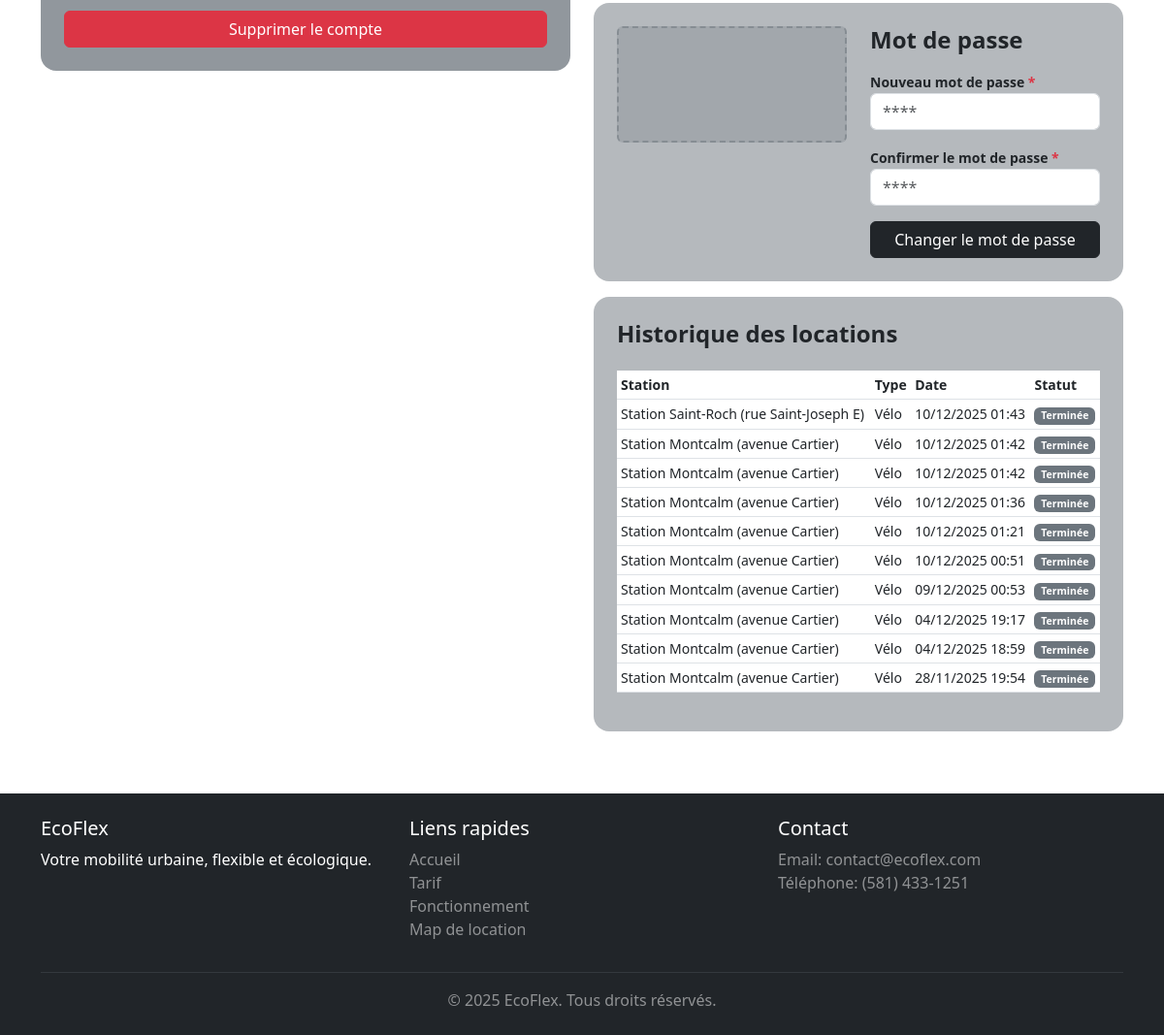
/profil/ (signed in, lower part), run on an earlier commit of the app's database.
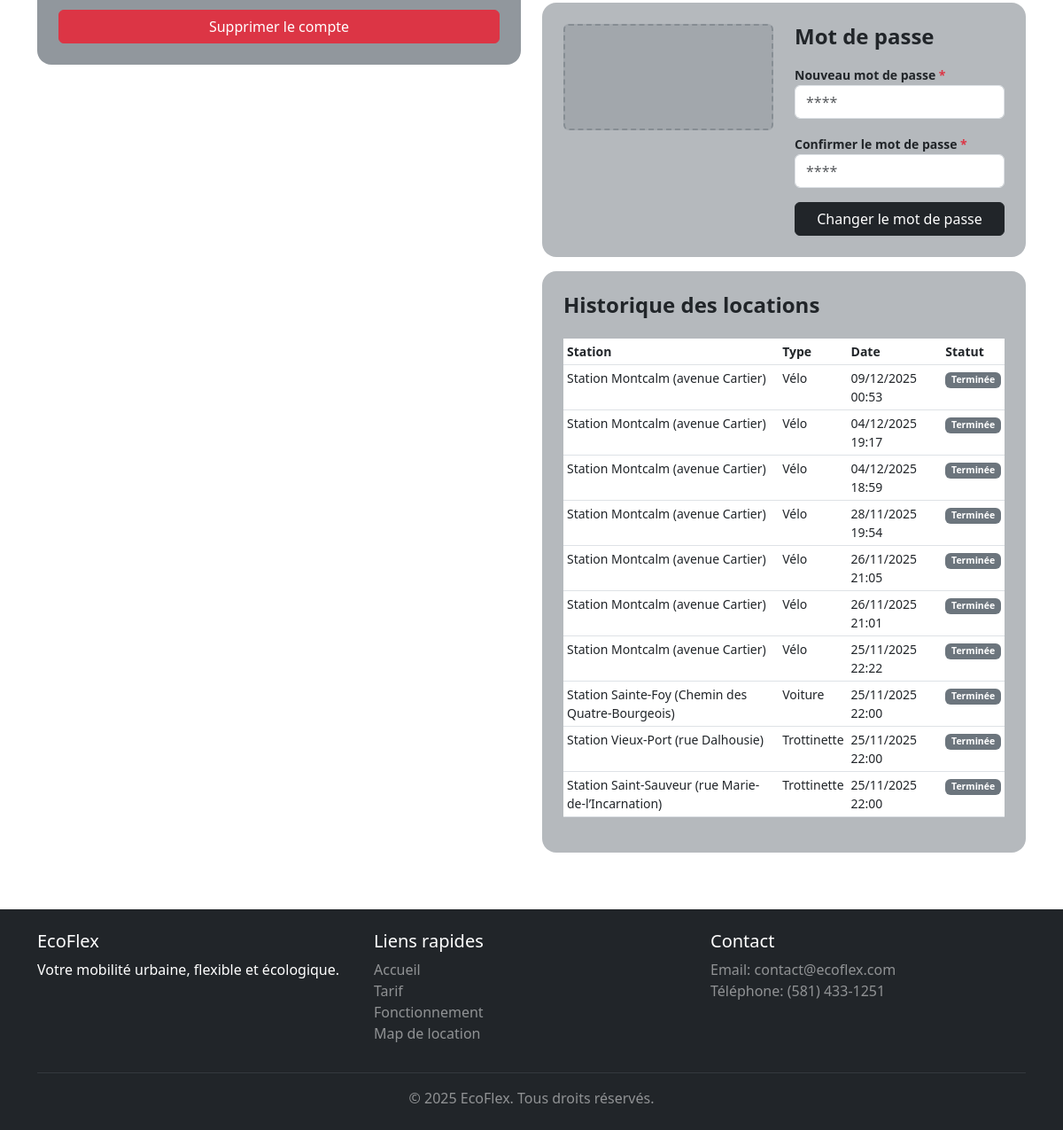
And on a later commit of the database.
### ecoflex/models.py (models this page shows, shortened)
class Location(models.Model):
    utilisateur = models.ForeignKey(settings.AUTH_USER_MODEL, on_delete=models.CASCADE, related_name='locations')
    station = models.ForeignKey(Station, on_delete=models.CASCADE, related_name='locations')
    date_location = models.DateTimeField(auto_now_add=True)
    date_retour = models.DateTimeField(null=True, blank=True)
    numero_permis_utilise = models.CharField(max_length=5)
    statut = models.CharField(
        max_length=20,
        choices=[
            ('en_cours', 'En cours'),
            ('terminee', 'Terminée'),
        ],
        default='en_cours'
    )
    class Meta:
        ordering = ['-date_location']
        verbose_name = 'Location'
        verbose_name_plural = 'Locations'

class Station(models.Model):
    TYPE_VEHICULE = [
        ("velo", "Vélo"),
        ("trottinette", "Trottinette"),
        ("voiture", "Voiture"),
    ]
    nom = models.CharField(max_length=100)
    latitude = models.FloatField()
    longitude = models.FloatField()
    type_vehicule = models.CharField(max_length=20, choices=TYPE_VEHICULE)
    capacite = models.PositiveIntegerField(default=0)
    actif = models.BooleanField(default=True)
    class Meta:
        verbose_name = "Station"
        verbose_name_plural = "Stations"

### ecoflex/views.py (the view)
# urls.py: path('profil/', views.profil, name='profil'),
def profil(request):
    if request.user.is_authenticated:
        dernieres_locations = Location.objects.filter(utilisateur=request.user).order_by('-date_location')[:10]
        now = timezone.now()
        return render(request, 'ecoflex/profil.html', {
            'dernieres_locations': dernieres_locations,
            'now': now
        })
    return render(request, 'ecoflex/profil.html')

### ecoflex/templates/ecoflex/profil.html (shortened to what this page needs)
{% extends 'base.html' %}
{% load static %}
{% block content %}
{% if user.is_authenticated %}
<div class="container my-4">
    <div class="row">
        <div class="col-md-6">
            <div class="bg-secondary bg-opacity-75 rounded-4 p-4">
                <button class="btn btn-danger w-100">Supprimer le compte</button>
            </div>
        </div>
        <div class="col-md-6">
            <div class="bg-secondary bg-opacity-50 rounded-4 p-4 mb-3">
                <div class="row">
                    <div class="col-6">
                        <div class="bg-secondary bg-opacity-25 border border-2 border-secondary border-opacity-50 rounded"
                            style="height: 120px; border-style: dashed !important;"></div>
                    </div>
                    <div class="col-6">
                        <h3 class="h4 fw-bold mb-3">Mot de passe</h3>
                        <div class="mb-3">
                            <label class="fw-semibold small">Nouveau mot de passe <span
                                    class="text-danger">*</span></label>
                            <input type="password" class="form-control" placeholder="****">
                        </div>
                        <div class="mb-3">
                            <label class="fw-semibold small">Confirmer le mot de passe <span
                                    class="text-danger">*</span></label>
                            <input type="password" class="form-control" placeholder="****">
                        </div>
                        <button class="btn btn-dark w-100">Changer le mot de passe</button>
                    </div>
                </div>
            </div>
            {% if not user.is_staff %}
            <div class="bg-secondary bg-opacity-50 rounded-4 p-4 mb-3">
                <h2 class="h4 fw-bold mb-4">Historique des locations</h2>
                {% if dernieres_locations %}
                    <div class="table-responsive">
                        <table class="table table-sm">
                            <thead>
                                <tr>
                                    <th class="small">Station</th>
                                    <th class="small">Type</th>
                                    <th class="small">Date</th>
                                    <th class="small">Statut</th>
                                </tr>
                            </thead>
                            <tbody>
                                {% for location in dernieres_locations %}
                                <tr>
                                    <td class="small">{{ location.station.nom }}</td>
                                    <td class="small">{{ location.station.get_type_vehicule_display }}</td>
                                    <td class="small">{{ location.date_location|date:"d/m/Y H:i" }}</td>
                                    <td class="small">
                                        {% if location.statut == 'en_cours' %}
                                            <span class="badge bg-success">En cours</span>
                                        {% else %}
                                            <span class="badge bg-secondary">Terminée</span>
                                        {% endif %}
                                    </td>
                                </tr>
                                {% endfor %}
                            </tbody>
                        </table>
                    </div>
                {% else %}
                    <p class="small text-muted text-center py-3">Aucune location enregistrée</p>
                {% endif %}
            </div>
            {% endif %}
        </div>
    </div>
</div>
{% endif %}
{% endblock %}

What changed in the data, as far as the page shows it:
removed Location: station.nom "Station Saint-Roch (rue Saint-Joseph E)", station.type_vehicule "Vélo", date_location "10/12/2025 01:43", statut "Terminée"
removed Location: station.nom "Station Montcalm (avenue Cartier)", station.type_vehicule "Vélo", date_location "10/12/2025 01:42", statut "Terminée"
removed Location: station.nom "Station Montcalm (avenue Cartier)", station.type_vehicule "Vélo", date_location "10/12/2025 01:42", statut "Terminée"
removed Location: station.nom "Station Montcalm (avenue Cartier)", station.type_vehicule "Vélo", date_location "10/12/2025 01:36", statut "Terminée"
removed Location: station.nom "Station Montcalm (avenue Cartier)", station.type_vehicule "Vélo", date_location "10/12/2025 01:21", statut "Terminée"
removed Location: station.nom "Station Montcalm (avenue Cartier)", station.type_vehicule "Vélo", date_location "10/12/2025 00:51", statut "Terminée"
added Location: station.nom "Station Montcalm (avenue Cartier)", station.type_vehicule "Vélo", date_location "26/11/2025 21:05", statut "Terminée"
added Location: station.nom "Station Montcalm (avenue Cartier)", station.type_vehicule "Vélo", date_location "26/11/2025 21:01", statut "Terminée"
added Location: station.nom "Station Montcalm (avenue Cartier)", station.type_vehicule "Vélo", date_location "25/11/2025 22:22", statut "Terminée"
added Location: station.nom "Station Sainte-Foy (Chemin des Quatre-Bourgeois)", station.type_vehicule "Voiture", date_location "25/11/2025 22:00", statut "Terminée"
added Location: station.nom "Station Vieux-Port (rue Dalhousie)", station.type_vehicule "Trottinette", date_location "25/11/2025 22:00", statut "Terminée"
added Location: station.nom "Station Saint-Sauveur (rue Marie-de-l’Incarnation)", station.type_vehicule "Trottinette", date_location "25/11/2025 22:00", statut "Terminée"
